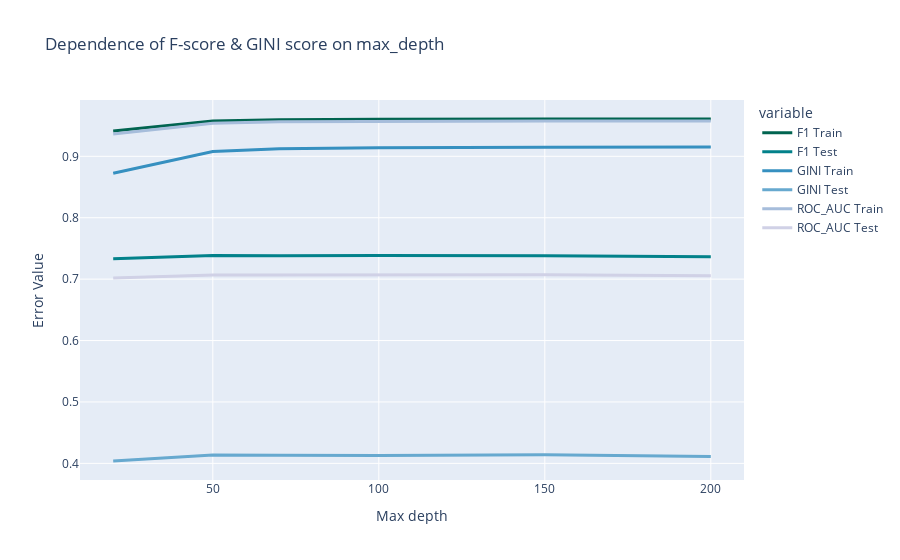

This figure's notebook cell:
### Code cell
lines = pd.DataFrame({
"F1 Train" : F1_train,
"F1 Test" : F1_test,
"GINI Train" : GINI_train,
"GINI Test" : GINI_test,
"ROC_AUC Train" : ROC_AUC_train,
"ROC_AUC Test" : ROC_AUC_test,
}, index=max_depth)

fig = px.line(lines, x=lines.index, y=lines.columns,title='Dependence of F-score & GINI score on max_depth',color_discrete_sequence = colors, labels={
                     "index": "Max depth",
                     "value": "Error Value"})
fig.update_traces(line=dict(width=3))
fig.update_layout(xaxis_range=[min(max_depth)-10,max(max_depth)+10])

fig.show()

### Figure 1 — Plotly figure (JSON) as saved in the notebook; plotly's stock layout.template omitted (floating-point values rounded to 4 significant figures)
{"data": [{"hovertemplate": "variable=F1 Train<br>Max depth=%{x}<br>Error Value=%{y}<extra></extra>", "legendgroup": "F1 Train", "line": {"color": "#016450", "dash": "solid", "width": 3}, "marker": {"symbol": "circle"}, "mode": "lines", "name": "F1 Train", "orientation": "v", "showlegend": true, "type": "scatter", "x": [20, 50, 70, 100, 150, 200], "xaxis": "x", "y": [0.941, 0.9577, 0.9595, 0.9605, 0.9607, 0.9607], "yaxis": "y"}, {"hovertemplate": "variable=F1 Test<br>Max depth=%{x}<br>Error Value=%{y}<extra></extra>", "legendgroup": "F1 Test", "line": {"color": "#02818a", "dash": "solid", "width": 3}, "marker": {"symbol": "circle"}, "mode": "lines", "name": "F1 Test", "orientation": "v", "showlegend": true, "type": "scatter", "x": [20, 50, 70, 100, 150, 200], "xaxis": "x", "y": [0.7333, 0.7385, 0.738, 0.7385, 0.738, 0.7366], "yaxis": "y"}, {"hovertemplate": "variable=GINI Train<br>Max depth=%{x}<br>Error Value=%{y}<extra></extra>", "legendgroup": "GINI Train", "line": {"color": "#3690c0", "dash": "solid", "width": 3}, "marker": {"symbol": "circle"}, "mode": "lines", "name": "GINI Train", "orientation": "v", "showlegend": true, "type": "scatter", "x": [20, 50, 70, 100, 150, 200], "xaxis": "x", "y": [0.8724, 0.9079, 0.9122, 0.9141, 0.9148, 0.915], "yaxis": "y"}, {"hovertemplate": "variable=GINI Test<br>Max depth=%{x}<br>Error Value=%{y}<extra></extra>", "legendgroup": "GINI Test", "line": {"color": "#67a9cf", "dash": "solid", "width": 3}, "marker": {"symbol": "circle"}, "mode": "lines", "name": "GINI Test", "orientation": "v", "showlegend": true, "type": "scatter", "x": [20, 50, 70, 100, 150, 200], "xaxis": "x", "y": [0.4039, 0.4137, 0.4133, 0.413, 0.4142, 0.4111], "yaxis": "y"}, {"hovertemplate": "variable=ROC_AUC Train<br>Max depth=%{x}<br>Error Value=%{y}<extra></extra>", "legendgroup": "ROC_AUC Train", "line": {"color": "#a6bddb", "dash": "solid", "width": 3}, "marker": {"symbol": "circle"}, "mode": "lines", "name": "ROC_AUC Train", "orientation": "v", "showlegend": true, "type": "scatter", "x": [20, 50, 70, 100, 150, 200], "xaxis": "x", "y": [0.9362, 0.954, 0.9561, 0.957, 0.9574, 0.9575], "yaxis": "y"}, {"hovertemplate": "variable=ROC_AUC Test<br>Max depth=%{x}<br>Error Value=%{y}<extra></extra>", "legendgroup": "ROC_AUC Test", "line": {"color": "#d0d1e6", "dash": "solid", "width": 3}, "marker": {"symbol": "circle"}, "mode": "lines", "name": "ROC_AUC Test", "orientation": "v", "showlegend": true, "type": "scatter", "x": [20, 50, 70, 100, 150, 200], "xaxis": "x", "y": [0.7019, 0.7069, 0.7067, 0.7065, 0.7071, 0.7056], "yaxis": "y"}], "layout": {"legend": {"title": {"text": "variable"}, "tracegroupgap": 0}, "title": {"text": "Dependence of F-score & GINI score on max_depth"}, "xaxis": {"anchor": "y", "domain": [0, 1], "range": [10, 210], "title": {"text": "Max depth"}}, "yaxis": {"anchor": "x", "domain": [0, 1], "title": {"text": "Error Value"}}}}
